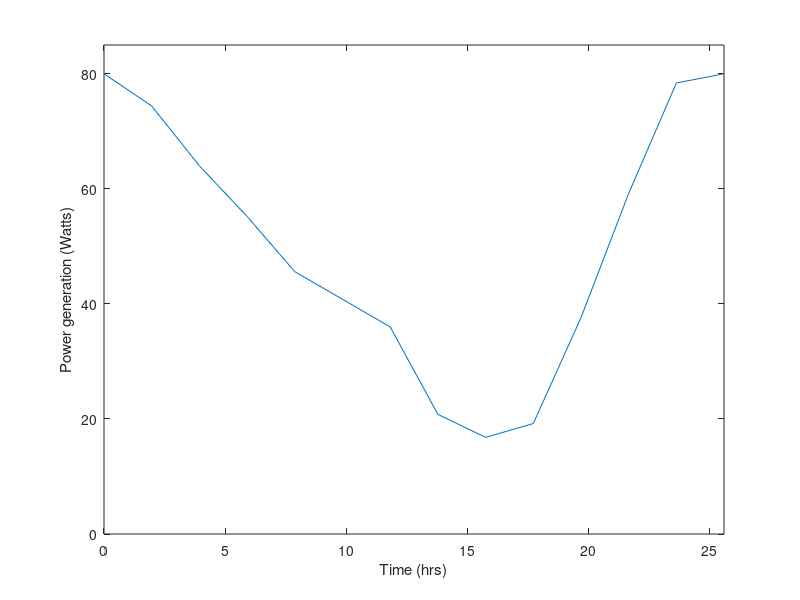

Source code (MATLAB):

occ_multipliers = [1, 0.93, 0.8, 0.69, 0.57, 0.51, ...
                    0.45, 0.26, 0.21, 0.24, 0.47, 0.74, 0.98, 1];
                
max_power = 80;

powers = max_power.*occ_multipliers;
time = [0, 7087, 14175, 21262, 28349, 35437, 42524, 49611, ...
                    56699, 63786, 70873, 77961, 85048, 92135];

figure
plot(time/(60^2), powers)
xlabel('Time (hrs)')
ylabel('Power generation (Watts)')
xlim([0,25.59])
ylim([0,85])
